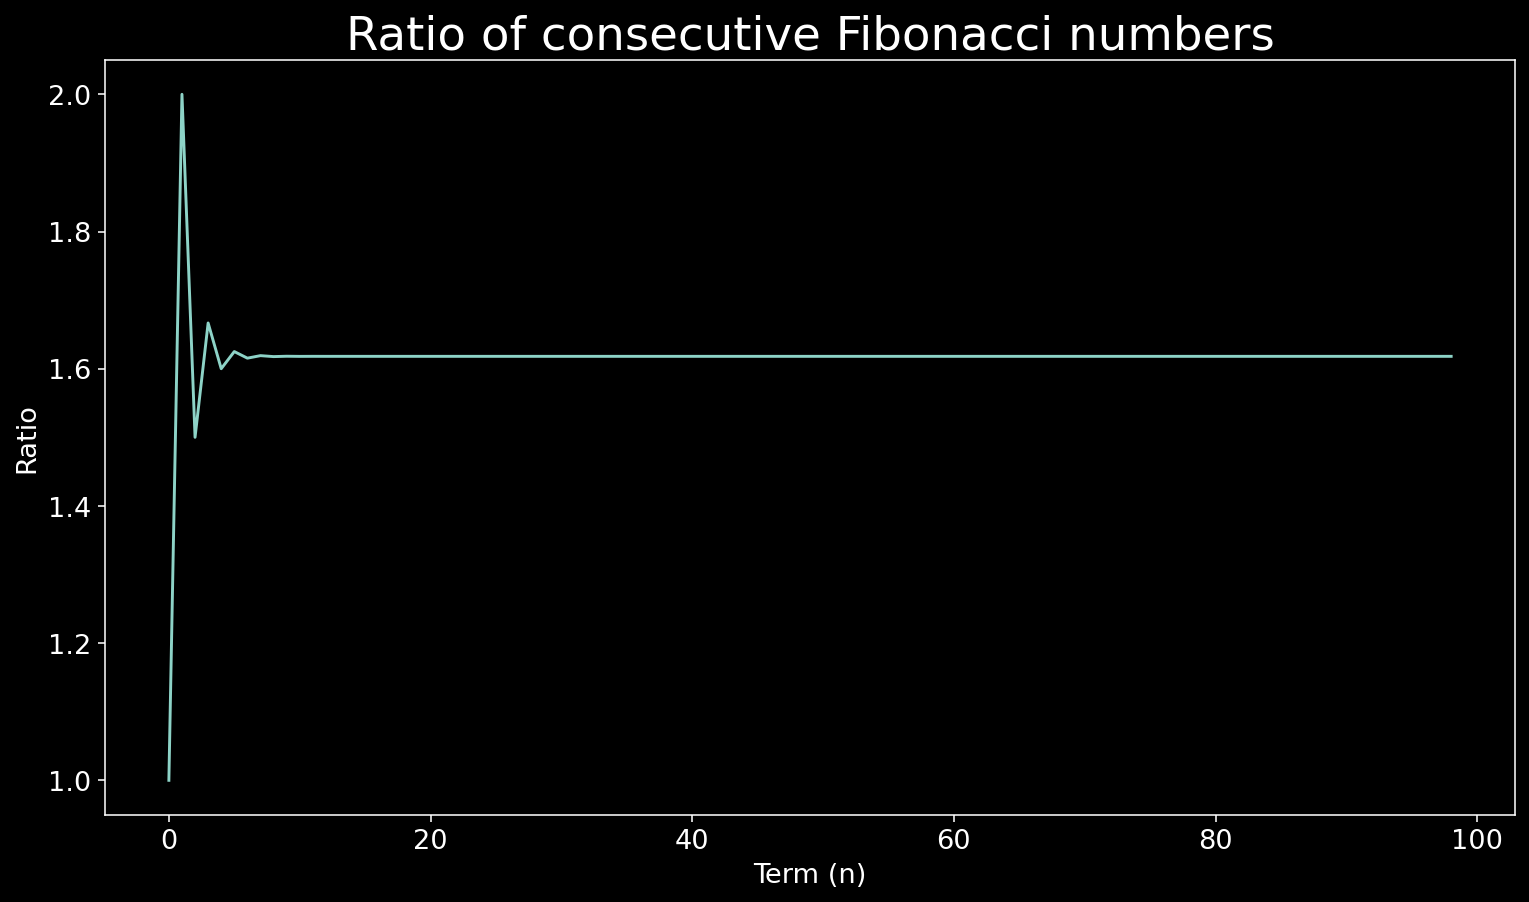

Recreate this plot in Python.
import matplotlib.pyplot as plt
import sys

def n_fib(n):
    """
    Returns first n fibonacci terms
    """
    a = 0
    b = 1
    fibbs = [b]
    for i in range(n-1):
        c = a + b
        a = b
        b = c
        fibbs.append(c)
    return fibbs

def plot_path(n):
    """
    Plot graph x vs y when u and theta is provided.
    """
    
    #Generate Points
    fibbs = n_fib(n)
    x = []
    y = []
    for i in range(1,n):
        x.append(i-1)
        y.append(fibbs[i]/fibbs[i-1])

    # Visualize
    # Set screen size, title, axes labels
    plt.figure(dpi = 140, figsize = (13, 7))
    plt.style.use("dark_background")
    plt.title("Ratio of consecutive Fibonacci numbers",
        fontsize = 24)
    plt.xlabel("Term (n)", fontsize = 14)
    plt.ylabel("Ratio", fontsize = 14)

    # Set size of tick labels.
    plt.tick_params(axis="both", labelsize = 14)

    #Plot the points
    plt.plot(x, y)
    plt.savefig("fibb.png", bbox_inches = "tight")

if __name__ == "__main__":
    plot_path(int(sys.argv[1]))